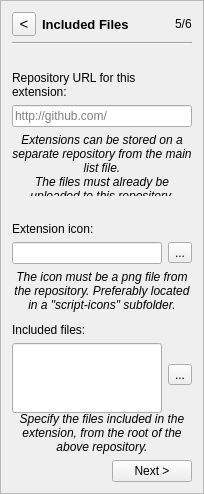
      <widget class="QFrame" name="page5">
       <property name="frameShape">
        <enum>QFrame::StyledPanel</enum>
       </property>
       <property name="frameShadow">
        <enum>QFrame::Raised</enum>
       </property>
       <layout class="QVBoxLayout" name="verticalLayout_5">
        <item>
         <layout class="QHBoxLayout" name="horizontalLayout_10">
          <item>
           <widget class="QToolButton" name="page5Back">
            <property name="minimumSize">
             <size>
              <width>24</width>
              <height>24</height>
             </size>
            </property>
            <property name="maximumSize">
             <size>
              <width>24</width>
              <height>24</height>
             </size>
            </property>
            <property name="font">
             <font>
              <pointsize>11</pointsize>
             </font>
            </property>
            <property name="text">
             <string>&lt;</string>
            </property>
           </widget>
          </item>
          <item>
           <widget class="QLabel" name="label_15">
            <property name="font">
             <font>
              <pointsize>10</pointsize>
              <weight>75</weight>
              <bold>true</bold>
             </font>
            </property>
            <property name="text">
             <string>Included Files</string>
            </property>
           </widget>
          </item>
          <item>
           <spacer name="horizontalSpacer_10">
            <property name="orientation">
             <enum>Qt::Horizontal</enum>
            </property>
            <property name="sizeHint" stdset="0">
             <size>
              <width>40</width>
              <height>20</height>
             </size>
            </property>
           </spacer>
          </item>
          <item>
           <widget class="QLabel" name="label_25">
            <property name="text">
             <string>5/6</string>
            </property>
           </widget>
          </item>
         </layout>
        </item>
        <item>
         <widget class="Line" name="line_5">
          <property name="orientation">
           <enum>Qt::Horizontal</enum>
          </property>
         </widget>
        </item>
        <item>
         <spacer name="verticalSpacer_13">
          <property name="orientation">
           <enum>Qt::Vertical</enum>
          </property>
          <property name="sizeType">
           <enum>QSizePolicy::Fixed</enum>
          </property>
          <property name="sizeHint" stdset="0">
           <size>
            <width>20</width>
            <height>20</height>
           </size>
          </property>
         </spacer>
        </item>
        <item>
         <widget class="QLabel" name="label_37">
          <property name="text">
           <string>&lt;html&gt;&lt;head/&gt;&lt;body&gt;&lt;p&gt;Repository URL for this extension:&lt;/p&gt;&lt;/body&gt;&lt;/html&gt;</string>
          </property>
          <property name="textFormat">
           <enum>Qt::RichText</enum>
          </property>
          <property name="alignment">
           <set>Qt::AlignLeading|Qt::AlignLeft|Qt::AlignVCenter</set>
          </property>
          <property name="wordWrap">
           <bool>true</bool>
          </property>
         </widget>
        </item>
        <item>
         <widget class="QLineEdit" name="repoField">
          <property name="toolTip">
           <string>&lt;html&gt;&lt;head/&gt;&lt;body&gt;&lt;p&gt;This is the repository that will hold the files of the extension.&lt;/p&gt;&lt;p&gt;This can be a different repository from the main repository where the tbpackage.json file is uploaded.&lt;/p&gt;&lt;/body&gt;&lt;/html&gt;</string>
          </property>
          <property name="text">
           <string/>
          </property>
          <property name="placeholderText">
           <string>http://github.com/</string>
          </property>
         </widget>
        </item>
        <item>
         <widget class="QLabel" name="label_16">
          <property name="text">
           <string>&lt;html&gt;&lt;head/&gt;&lt;body&gt;&lt;p&gt;&lt;span style=&quot; font-style:italic;&quot;&gt;Extensions can be stored on a separate repository from the main list file. &lt;br/&gt;The files must already be uploaded to this repository.&lt;/span&gt;&lt;/p&gt;&lt;/body&gt;&lt;/html&gt;</string>
          </property>
          <property name="textFormat">
           <enum>Qt::RichText</enum>
          </property>
          <property name="alignment">
           <set>Qt::AlignCenter</set>
          </property>
          <property name="wordWrap">
           <bool>true</bool>
          </property>
         </widget>
        </item>
        <item>
         <spacer name="verticalSpacer_14">
          <property name="orientation">
           <enum>Qt::Vertical</enum>
          </property>
          <property name="sizeType">
           <enum>QSizePolicy::Fixed</enum>
          </property>
          <property name="sizeHint" stdset="0">
           <size>
            <width>20</width>
            <height>20</height>
           </size>
          </property>
         </spacer>
        </item>
        <item>
         <widget class="QLabel" name="label_45">
          <property name="text">
           <string>&lt;html&gt;&lt;head/&gt;&lt;body&gt;&lt;p&gt;Extension icon:&lt;/p&gt;&lt;/body&gt;&lt;/html&gt;</string>
          </property>
          <property name="textFormat">
           <enum>Qt::RichText</enum>
          </property>
          <property name="wordWrap">
           <bool>true</bool>
          </property>
         </widget>
        </item>
        <item>
         <layout class="QHBoxLayout" name="horizontalLayout_18">
          <item>
           <widget class="QLineEdit" name="iconField">
            <property name="sizePolicy">
             <sizepolicy hsizetype="Expanding" vsizetype="Fixed">
              <horstretch>0</horstretch>
              <verstretch>0</verstretch>
             </sizepolicy>
            </property>
            <property name="minimumSize">
             <size>
              <width>0</width>
              <height>0</height>
             </size>
            </property>
            <property name="readOnly">
             <bool>true</bool>
            </property>
           </widget>
          </item>
          <item>
           <widget class="QToolButton" name="iconPicker">
            <property name="text">
             <string>...</string>
            </property>
           </widget>
          </item>
         </layout>
        </item>
        <item>
         <widget class="QLabel" name="label_46">
          <property name="text">
           <string>&lt;html&gt;&lt;head/&gt;&lt;body&gt;&lt;p&gt;&lt;span style=&quot; font-style:italic;&quot;&gt;The icon must be a png file from the repository. Preferably located in a &amp;quot;script-icons&amp;quot; subfolder.&lt;/span&gt;&lt;/p&gt;&lt;/body&gt;&lt;/html&gt;</string>
          </property>
          <property name="textFormat">
           <enum>Qt::RichText</enum>
          </property>
          <property name="alignment">
           <set>Qt::AlignCenter</set>
          </property>
          <property name="wordWrap">
           <bool>true</bool>
          </property>
         </widget>
        </item>
        <item>
         <spacer name="verticalSpacer_28">
          <property name="orientation">
           <enum>Qt::Vertical</enum>
          </property>
          <property name="sizeType">
           <enum>QSizePolicy::Fixed</enum>
          </property>
          <property name="sizeHint" stdset="0">
           <size>
            <width>20</width>
            <height>5</height>
           </size>
          </property>
         </spacer>
        </item>
        <item>
         <widget class="QLabel" name="label_44">
          <property name="text">
           <string>&lt;html&gt;&lt;head/&gt;&lt;body&gt;&lt;p&gt;Included files:&lt;/p&gt;&lt;/body&gt;&lt;/html&gt;</string>
          </property>
          <property name="textFormat">
           <enum>Qt::RichText</enum>
          </property>
          <property name="wordWrap">
           <bool>true</bool>
          </property>
         </widget>
        </item>
        <item>
         <layout class="QHBoxLayout" name="horizontalLayout_12">
          <item>
           <widget class="QLineEdit" name="filesField">
            <property name="sizePolicy">
             <sizepolicy hsizetype="Expanding" vsizetype="Expanding">
              <horstretch>0</horstretch>
              <verstretch>0</verstretch>
             </sizepolicy>
            </property>
            <property name="minimumSize">
             <size>
              <width>0</width>
              <height>70</height>
             </size>
            </property>
            <property name="readOnly">
             <bool>true</bool>
            </property>
           </widget>
          </item>
          <item>
           <widget class="QToolButton" name="filesPicker">
            <property name="text">
             <string>...</string>
            </property>
           </widget>
          </item>
         </layout>
        </item>
        <item>
         <widget class="QLabel" name="label_19">
          <property name="text">
           <string>&lt;html&gt;&lt;head/&gt;&lt;body&gt;&lt;p&gt;&lt;span style=&quot; font-style:italic;&quot;&gt;Specify the files included in the extension, from the root of the above repository.&lt;/span&gt;&lt;/p&gt;&lt;/body&gt;&lt;/html&gt;</string>
          </property>
          <property name="textFormat">
           <enum>Qt::RichText</enum>
          </property>
          <property name="alignment">
           <set>Qt::AlignCenter</set>
          </property>
          <property name="wordWrap">
           <bool>true</bool>
          </property>
         </widget>
        </item>
        <item>
         <layout class="QHBoxLayout" name="horizontalLayout_11">
          <item>
           <spacer name="horizontalSpacer_11">
            <property name="orientation">
             <enum>Qt::Horizontal</enum>
            </property>
            <property name="sizeHint" stdset="0">
             <size>
              <width>40</width>
              <height>20</height>
             </size>
            </property>
           </spacer>
          </item>
          <item>
           <widget class="QPushButton" name="page5Next">
            <property name="text">
             <string>Next &gt;</string>
            </property>
           </widget>
          </item>
         </layout>
        </item>
       </layout>
      </widget>
